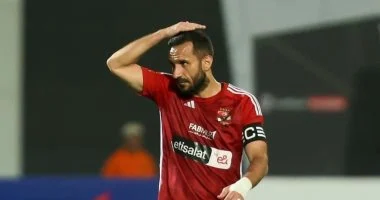
#> input picture reinforcement/Translation_language/pencil_sketch/ali.jpg, 380 x 200 px
$ jupyter execute 'Image to Pencil Sketch with Python.ipynb'
#> lines starting #> are read from the running program, lines starting #| are printed output that depends on the picture
# Pencil Sketch with Python

[cell 1]
import cv2

[cell 2]
image = cv2.imread("ali.jpg")
#> image is the input picture: shape (200, 380, 3); mean B, G, R 63.2, 72.1, 81.4
cv2.imshow("ali", image)
cv2.waitKey(300)

[cell 3]
gray_image = cv2.cvtColor(image, cv2.COLOR_BGR2GRAY)
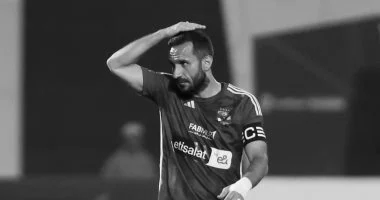
#> gray_image: shape (200, 380); min 2, max 253, mean 73.9
cv2.imshow("New Dog", gray_image)
cv2.waitKey(300)

[cell 4]
inverted_image = 255 - gray_image
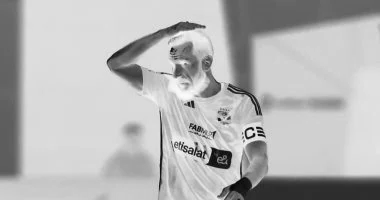
#> inverted_image: shape (200, 380); min 2, max 253, mean 181.1
cv2.imshow("Inverted", inverted_image)
cv2.waitKey(300)

[cell 5]
blurred = cv2.GaussianBlur(inverted_image, (21, 21), 0)
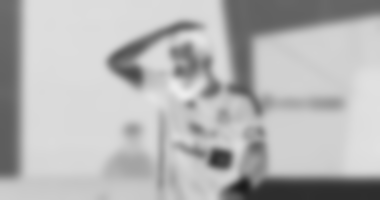
#> blurred: shape (200, 380); min 26, max 236, mean 181.1

[cell 6]
inverted_blurred = 255 - blurred
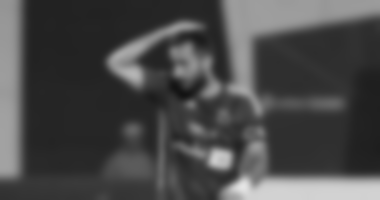
#> inverted_blurred: shape (200, 380); min 19, max 229, mean 73.9
pencil_sketch = cv2.divide(gray_image, inverted_blurred, scale=256.0)
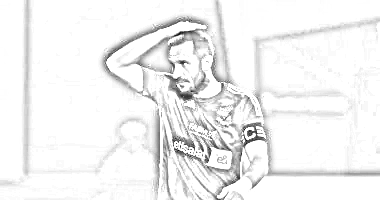
#> pencil_sketch: shape (200, 380); min 8, max 255, mean 241.7
cv2.imshow("Sketch", pencil_sketch)
cv2.waitKey(300)

$ run again, with reinforcement/Translation_language/pencil_sketch/beach.jpg copied over reinforcement/Translation_language/pencil_sketch/ali.jpg
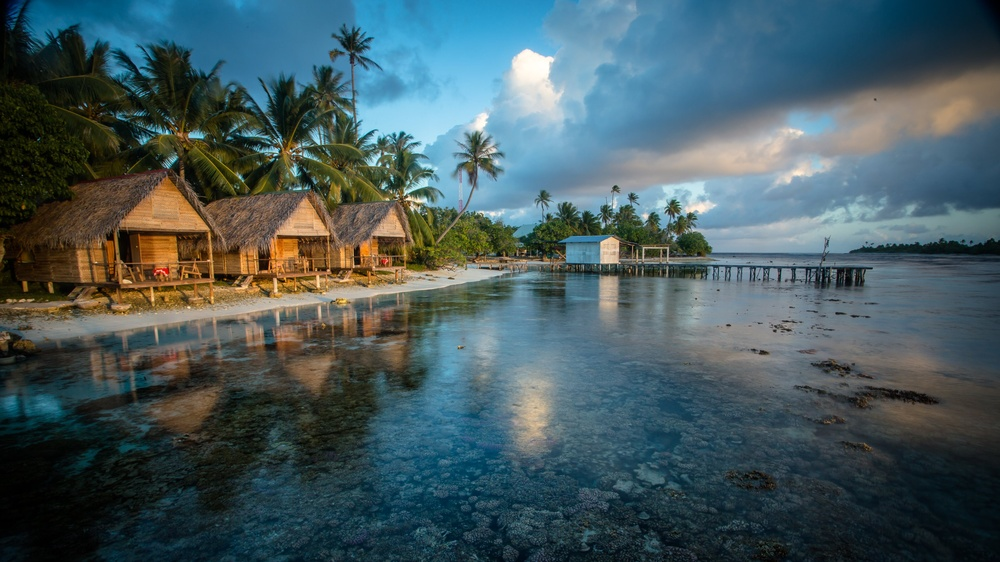
#> input picture reinforcement/Translation_language/pencil_sketch/beach.jpg, 1000 x 562 px, shrunk from 3840 x 2160 before the run
#> image is the input picture: shape (562, 1000, 3); mean B, G, R 94.1, 89.9, 70.5
#> `inverted_blurred = 255 - blurred`:
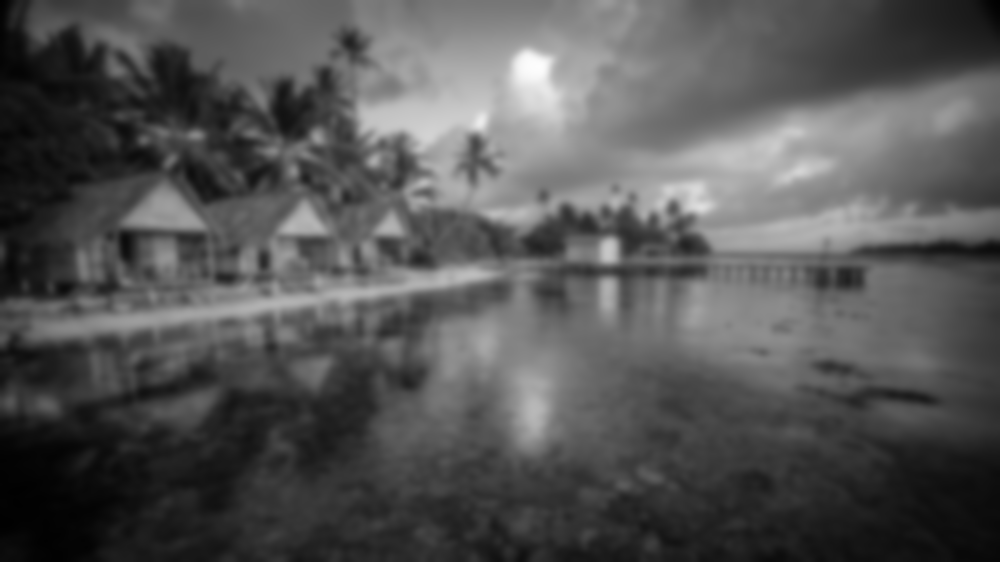
#> inverted_blurred: shape (562, 1000); min 1, max 253, mean 84.6
#> `pencil_sketch = cv2.divide(gray_image, inverted_blurred, scale=256.0)`:
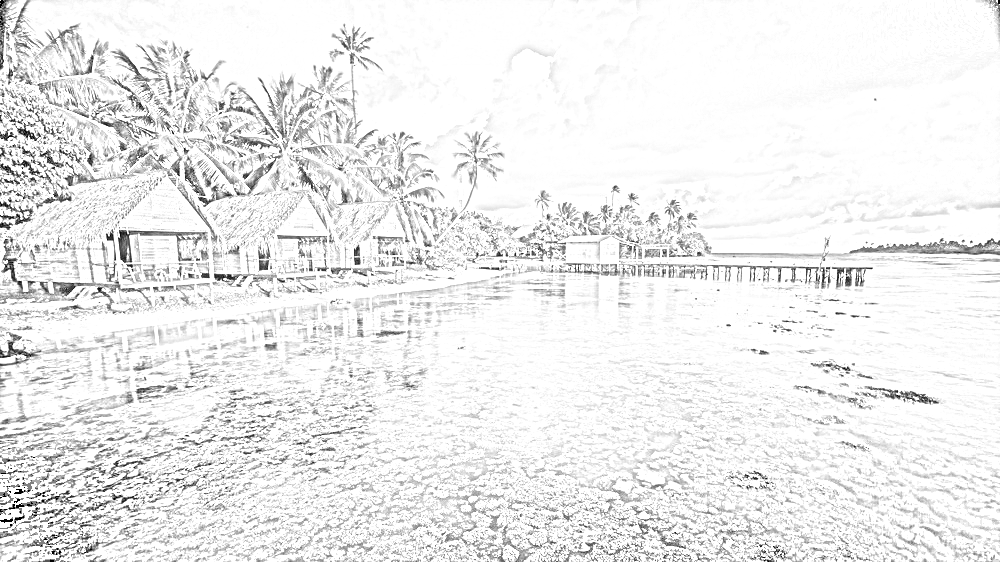
#> pencil_sketch: shape (562, 1000); min 0, max 255, mean 236.9
